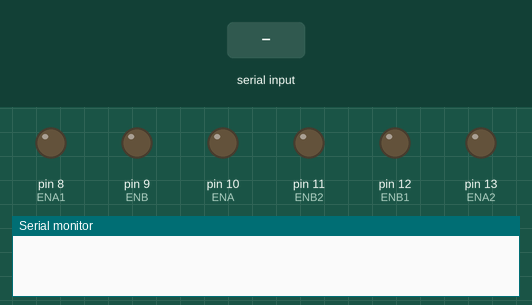
Recording of a program running on a simulated Arduino Uno, built with avr-gcc and run on an emulated ATmega328P. Parts: output pins drawn as LEDs (lit = HIGH), the last lines printed to the serial monitor. The test bench sets the inputs (shaded band).

Above: at 1.2 s.
1.3 s: "F" received over the second serial link
At 2.5 s:
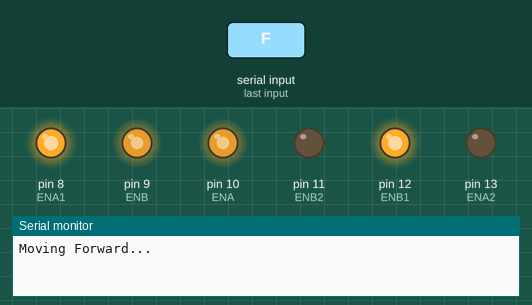
2.8 s: "B" received over the second serial link
At 3.9 s:
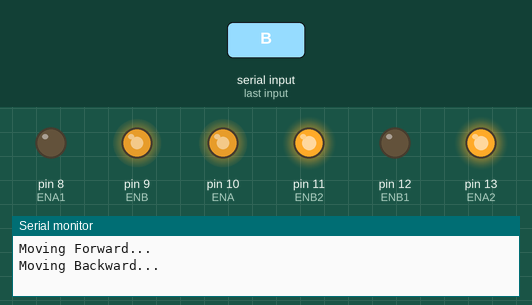
4.3 s: "R" received over the second serial link
At 5.0 s:
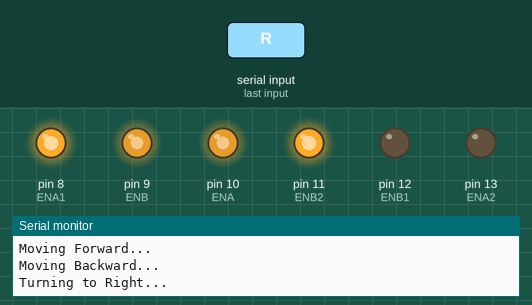
5.8 s: "L" received over the second serial link
At 6.2 s:
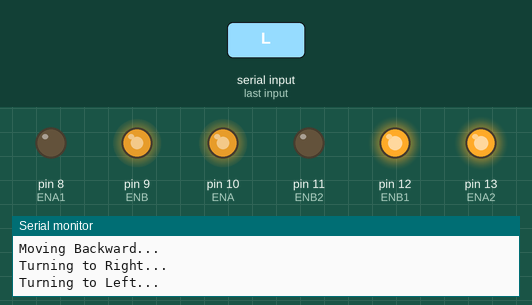
7.3 s: "S" received over the second serial link
At 8.5 s:
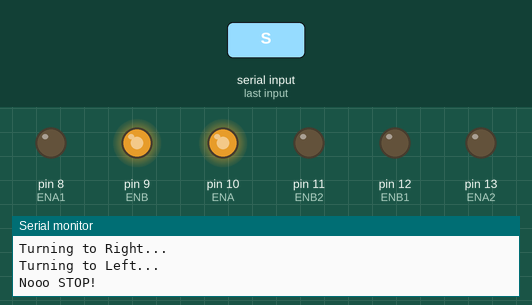
Timing chart, 0 to 9.8 s (numbered marks = the images above; inputs shaded):
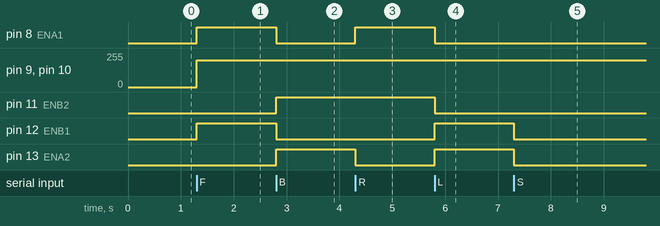

The program:

main.cpp
```cpp
#include <Arduino.h>
#include <SoftwareSerial.h> // SoftwareSerial명령어 사용
#include <basic_move.h>
SoftwareSerial mySerial(2,3);

#define ENA 10
#define ENB 9
#define ENA1 8
#define ENA2 13
#define ENB1 12
#define ENB2 11

basic_move *bm;
test_move *tm;

void setup()
{
  mySerial.begin(9600);
  mySerial.println("Hello, World?");
  Serial.begin(9600);

    //모터설정
  pinMode(ENA, OUTPUT);
  pinMode(ENB, OUTPUT);
  pinMode(ENA1, OUTPUT);
  pinMode(ENA2, OUTPUT);
  pinMode(ENB1, OUTPUT);
  pinMode(ENB2, OUTPUT);
}

void loop()
{
  while(mySerial.available() > 0)
  {

    char value = mySerial.read();
    if(value == 'F') //F인경우 전진
    {
      Serial.println("Moving Forward...");
      bm->forward();
    }

    else if(value == 'B') //B인경우 후진
    {
      Serial.println("Moving Backward...");
      bm->backward();
    }

    else if(value == 'R') //R인경우 우회전
    {
      Serial.println("Turning to Right...");
      bm->turn_R();
    }

    else if(value == 'L') //L인경우 좌회전
    {
      Serial.println("Turning to Left...");
      bm->turn_L();
    }

    else if(value == 'S') //S인경우 정지
    {
      Serial.println("Nooo STOP!");
      bm->stop();
    }
  }
  /*
 if(mySerial.available())
  {
     Serial.write(mySerial.read());
  }

 if(Serial.available())
  {
     mySerial.write(Serial.read());
  }
*/
}
```

Measured:
- after the input at 1.3 s, pin 8 (ENA1), pin 12 (ENB1): LOW → HIGH at once; pin 9 (ENB), pin 10 (ENA): 0/255 → 200/255 at once
- after the input at 2.8 s, pin 8 (ENA1), pin 12 (ENB1): HIGH → LOW at once; pin 11 (ENB2), pin 13 (ENA2): LOW → HIGH at once
- after the input at 4.3 s, pin 8 (ENA1): LOW → HIGH at once; pin 13 (ENA2): HIGH → LOW at once
- after the input at 5.8 s, pin 8 (ENA1), pin 11 (ENB2): HIGH → LOW at once; pin 12 (ENB1), pin 13 (ENA2): LOW → HIGH at once
- after the input at 7.3 s, pin 12 (ENB1), pin 13 (ENA2): HIGH → LOW at once
